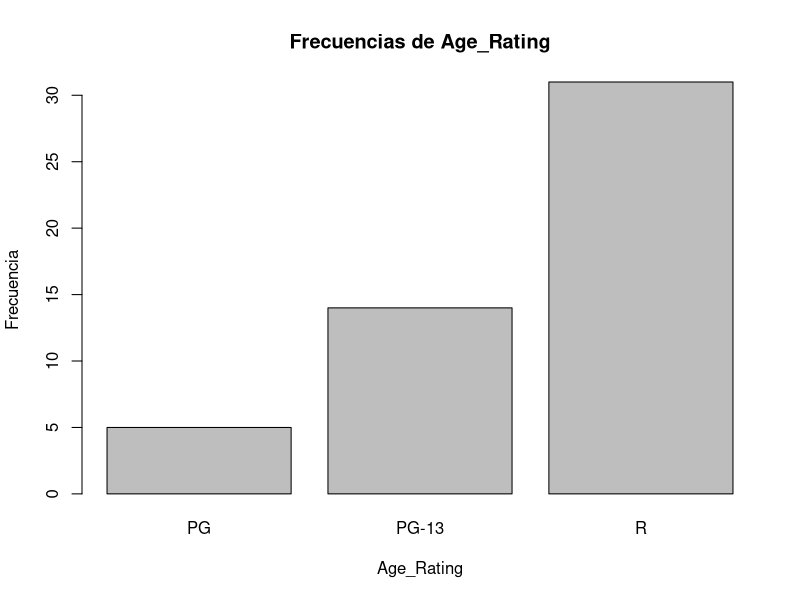
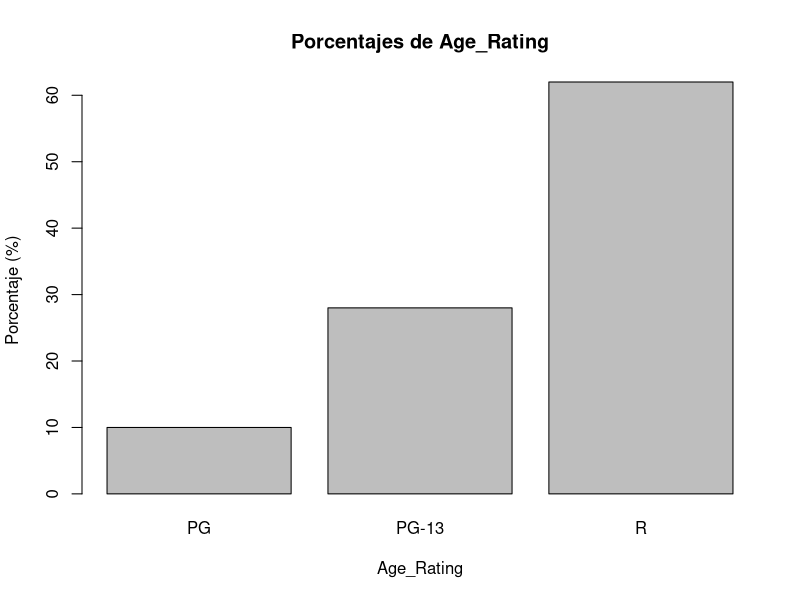
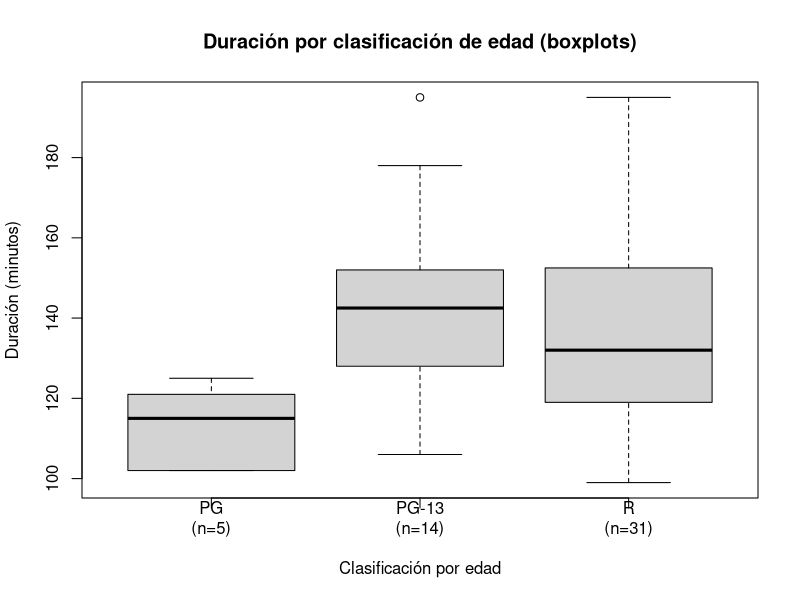

The R source for these figures, in order:
## ---- chunk 1
library(readxl)
datos <- read_excel("Netflix-Movies-Sample-Data.xlsx", skip = 5)
## ---- chunk 2
# 1) Ordenar en orden decreciente y mostrar solo las 3 primeras filas
ord <- order(datos$IMDb_Rating, decreasing = TRUE)
top3 <- datos[ord, ][1:3, ]

# 2) Mostrar resultado
print(top3)
## ---- chunk 3
# 1) Resumen numérico
s <- summary(datos$IMDb_Rating)  # mínimo, Q1, mediana, media, Q3 y máximo

# 2) Tabla con todas las medidas
table <- as.data.frame(t(c(
  Min     = s["Min."],
  Q1      = s["1st Qu."],
  Mediana = s["Median"],
  Media   = s["Mean"],
  Q3      = s["3rd Qu."],
  Max     = s["Max."],
  Var     = var(datos$IMDb_Rating),
  sd      = sd(datos$IMDb_Rating)
)), check.names = FALSE)

colnames(table) <- c(
  "Min",
  "Q1",
  "Mediana",
  "Media",
  "Q3",
  "Max",
  "Varianza",
  "Des. estándar"
)
  
# 3) Mostrar tabla
print(table)
## ---- chunk 4
# 1) Filtrar por `Age_Rating == "R"`
x <- with(datos, IMDb_Rating[Age_Rating == "R"])

# 2) Resumen numérico
summary(x)
## ---- chunk 5
# 1) Valor mínimo de la variable `IMDb_Rating`
min_val <- min(datos$IMDb_Rating)

# 2) Añadir las variables `Name` y `Category` donde se da el valor mínimo
result <- with(
  datos, 
  datos[which(IMDb_Rating == min_val), c("Name", "Category", "IMDb_Rating")]
)
  
# 3) Mostrar resultado
print(result)
## ---- chunk 6
# 1) Mostar tabla con frecuencias absolutas
tab_abs <- table(datos$Age_Rating)
tab_abs

# 2) Mostar barplot con frecuencias absolutas
barplot(tab_abs, 
        main = "Frecuencias de Age_Rating", 
        xlab = "Age_Rating", 
        ylab = "Frecuencia")

# 3) Calcular porcentajes
tab_pct <- prop.table(tab_abs) * 100
tab_pct_with_pct <- sprintf("%.0f%%", tab_pct) # añade el %
names(tab_pct_with_pct) <- c("PG","PG-13","R")

# 4) Mostrar tabla con porcentajes
tab_pct_with_pct

# 5) Mostrar barplot con porcentajes
barplot(tab_pct, 
        main = "Porcentajes de Age_Rating", 
        xlab = "Age_Rating", 
        ylab = "Porcentaje (%)")
## ---- chunk 7
# 1) Seleccionar columnas de interés
df <- datos[, c("Duration", "Age_Rating")]

# 2) Asegurar tipo de dato correcto
df$Age_Rating <- as.factor(df$Age_Rating)
df$Duration   <- as.numeric(df$Duration)

# 3) Estratificación con el número de individuos por cada muestra
n_por_grupo <- table(df$Age_Rating)[levels(df$Age_Rating)]
nombres_ejes <- paste0(levels(df$Age_Rating), "\n(n=", n_por_grupo, ")")

# 4) Mostrar boxplots
boxplot(Duration ~ Age_Rating, 
        data = df,
        main  = "Duración por clasificación de edad (boxplots)",
        xlab  = "Clasificación por edad",
        ylab  = "Duración (minutos)",
        names = nombres_ejes)
